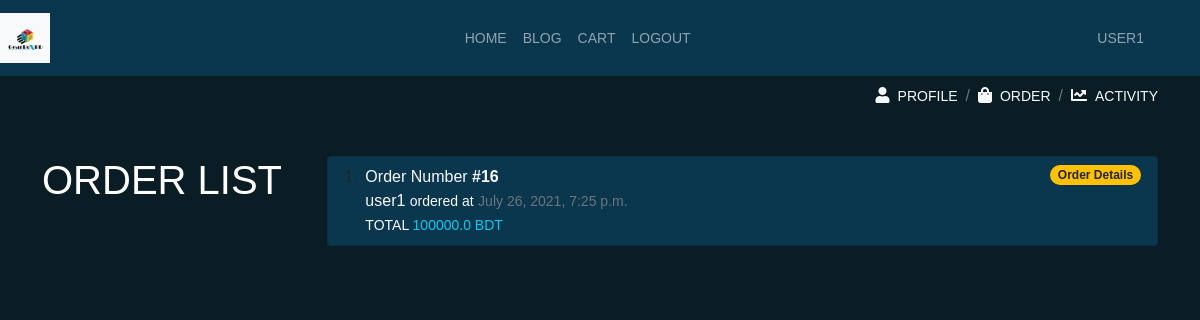
Before: /accounts/user_order (signed in) with the older database file.
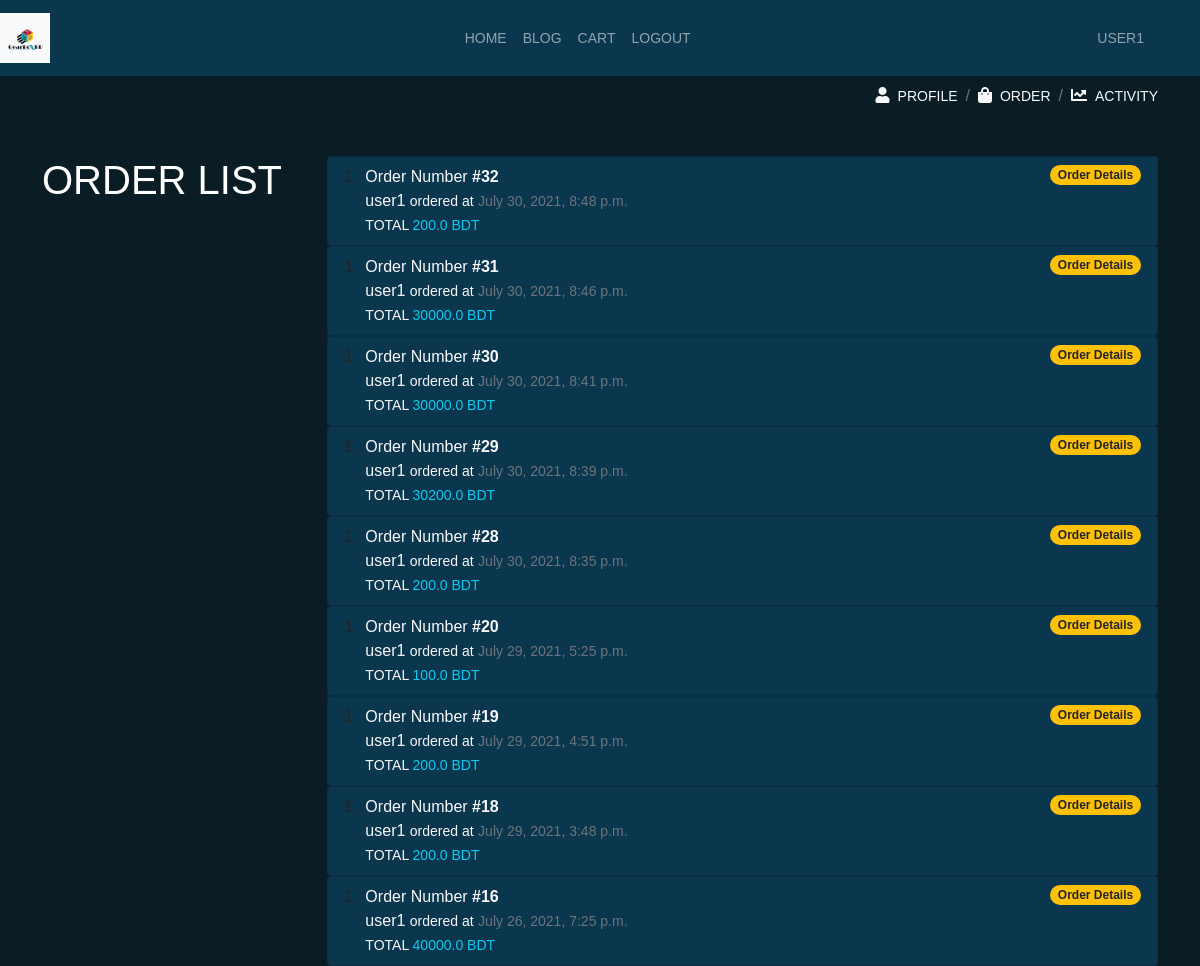
After: the same page with the newer database file.
### ecom/models.py (models this page shows, shortened)
class Order(models.Model):
    user = models.ForeignKey(User, on_delete=models.CASCADE)
    cart_products = models.ManyToManyField(Cart, related_name='cart')
    order_status = models.BooleanField(default=False)
    order_date = models.DateTimeField(blank=True, null=True)
    order_address = models.ForeignKey('Address', on_delete=models.SET_NULL, blank=True, null=True)
    def get_total_price(self):
        total = 0
        for product in self.cart_products.all():
            total += product.total_price()
        return total
    class Meta:
        ordering = ['-order_date']

class Cart(models.Model):
    user = models.ForeignKey(User, models.CASCADE)
    status = models.CharField(max_length=50, default='pending')
    products = models.ForeignKey(Product, models.CASCADE)
    quantity = models.PositiveIntegerField(default=1)
    def total_price(self):
        return self.products.price * self.quantity

class Product(models.Model):
    title = models.CharField(max_length=200)
    slug = models.SlugField(blank=True, null=True)
    description = models.TextField()
    price = models.FloatField()
    stock = models.PositiveIntegerField()
    image = models.ImageField(upload_to='ecom/photos')
    category = models.CharField(max_length=100, blank=True, null=True)

### accounts/views.py (the view)
# urls.py: path('user_order', user_order, name='order_list'),
@login_required
def user_order(request):
    u_orders = Order.objects.filter(user=request.user, order_status=True)
    return render(request, 'accounts/order_list.html', {'u_orders': u_orders})

### accounts/templates/accounts/order_list.html
{% extends 'base.html' %}
{% load staticfiles %}
{% load bootstrap5 %}
{% block nav %}
{% include 'accounts/nav.html' %}
{% endblock %}
{% block content %}
<div class="col-md-3">
    <h6 class="display-6">ORDER LIST</h6>
</div>
<div class="col-md-9">
    {% if u_orders %}
    {% for o in u_orders %}
    <ol class="list-group list-group-numbered">
        <li class="list-group-item d-flex justify-content-between align-items-start" style="background:#0a364e;">
            <div class="ms-2 me-auto text-light">
                <div class="text-capitalize">order number <strong>#{{ o.id }}</strong></div>
                {{o.user.username}} <small>ordered at</small> <small  class="text-muted">{{ o.order_date }}</small><br>
                <small>TOTAL <span class="text-info">{{ o.get_total_price }} BDT</span></small>
            </div>
            <span class="badge bg-warning rounded-pill">
                <a class="text-decoration-none text-dark" href="{% url 'accounts:order_details' pk=o.pk %}">Order Details</a>
            </span>
        </li>
    </ol>
        {% endfor %}
        {% endif %}
</div>
{% endblock %}

### templates/base.html (shortened to what this page needs)
<!doctype html>
{% load staticfiles %}
<html lang="en">
<head>
    <link href="https://cdn.jsdelivr.net/npm/bootstrap@5.0.2/dist/css/bootstrap.min.css" rel="stylesheet"
>
    <link rel="stylesheet" href="{% static 'css/all.css' %}">
    <link rel="stylesheet" href="{% static 'css/custom.css' %}">
</head>
<body>
<nav class="navbar navbar-expand-lg navbar-dark" style="background:#0a364e;">
    <a class="navbar-brand text-uppercase" href="{% url 'products:product_list' %}">
        <img class="bg-light img-fluid" src="{% static 'img/gbox.png' %}" height="50" width="50" alt="">
    </a>
    <div class="collapse navbar-collapse" id="down">
        <ul class="navbar-nav mx-auto text-uppercase">
            <li class="nav-item active">
                <a class="nav-link" href="{% url 'products:product_list' %}">Home <span class="sr-only">(current)</span></a>
            </li>
            <li class="nav-item">
                <a class="nav-link" href="{% url 'blog:blog' %}">Blog</a>
            </li>
            {% if user.is_authenticated %}
            <li class="nav-item">
                <a class="nav-link" href="{% url 'products:cart' %}">CART</a>
            </li>
            <li class="nav-item">
                <a class="nav-link" href="{% url 'accounts:logout' %}">Logout</a>
            </li>
            {% endif %}
        </ul>
        {% if user.is_authenticated %}
        <div class="d-flex me-5">
            <ul class="navbar-nav ">
                <li class="nav-item">
                    <a href="{% url 'accounts:profile_view' username=user.username pk=user.pk %}"
                       class="nav-link text-uppercase" title="View Profile">
                        {{ user.username }}
                    </a>
                </li>
            </ul>
        </div>
        {% endif %}
    </div>
</nav>
<div class="container">
    {% block nav %}{% endblock %}
    <div class="row mt-5">
        {% block content %}{% endblock %}
    </div>
</div>
</body>
</html>

### accounts/templates/accounts/nav.html
<div class="mt-2">
      <ol class="breadcrumb text-light" style="background:transparent;">
      <li class="breadcrumb-item active ms-auto">
        <a class="text-decoration-none text-light" href="{% url 'accounts:profile_view' pk=user.pk username=user.username %}"><i class="fas fa-user me-2"></i><small>PROFILE</small></a>
    </li>
    <li class="breadcrumb-item">
        <a class="text-decoration-none text-light" href="{% url 'accounts:order_list' %}"><i class="fas fa-shopping-bag me-2"></i><small>ORDER</small></a>
    </li>
    <li class="breadcrumb-item" aria-current="page">
        <a class="text-decoration-none text-light" href="#"><i class="fas fa-chart-line me-2"></i><small>ACTIVITY</small></a>
    </li>
  </ol>
</div>

### static/css/all.css (style rules this page uses)
.fa, .fas, .far, .fal, .fad, .fab { -moz-osx-font-smoothing: grayscale; -webkit-font-smoothing: antialiased; display: inline-block; font-style: normal; font-variant: normal; text-rendering: auto; line-height: 1; }
.fa-chart-line:before { content: "\f201"; }
.fa-shopping-bag:before { content: "\f290"; }
.fa-user:before { content: "\f007"; }
.fa, .fas { font-family: 'Font Awesome 5 Free'; font-weight: 900; }

### static/css/custom.css (style rules this page uses)
* { margin:0; padding:0; }
body { background-color: #0a1d25; color:white; font-family: 'Montserrat', sans-serif; }
nav li { list-style: none; display: inline-block; }
nav li a { text-decoration: none; position: relative; display: block; overflow: hidden; transition: 0.7s all; padding: 14px 30px; }
nav li a:before { content: ''; width: 60px; position: absolute; border-bottom: 2px solid #17a2b8; bottom: 0; right: 350px; transition: 0.7s all; }
.nav-link { font-size: 14px; }

Changed rows visible on the page:
added Order: id "32", user.username "user1", order_date "July 30, 2021, 8:48 p.m.", get_total_price "200.0"
added Order: id "31", user.username "user1", order_date "July 30, 2021, 8:46 p.m.", get_total_price "30000.0"
added Order: id "30", user.username "user1", order_date "July 30, 2021, 8:41 p.m.", get_total_price "30000.0"
added Order: id "29", user.username "user1", order_date "July 30, 2021, 8:39 p.m.", get_total_price "30200.0"
added Order: id "28", user.username "user1", order_date "July 30, 2021, 8:35 p.m.", get_total_price "200.0"
added Order: id "20", user.username "user1", order_date "July 29, 2021, 5:25 p.m.", get_total_price "100.0"
added Order: id "19", user.username "user1", order_date "July 29, 2021, 4:51 p.m.", get_total_price "200.0"
added Order: id "18", user.username "user1", order_date "July 29, 2021, 3:48 p.m.", get_total_price "200.0"
computed for Order "July 26, 2021, 7:25 p.m.": get_total_price "100000.0" → "40000.0"
